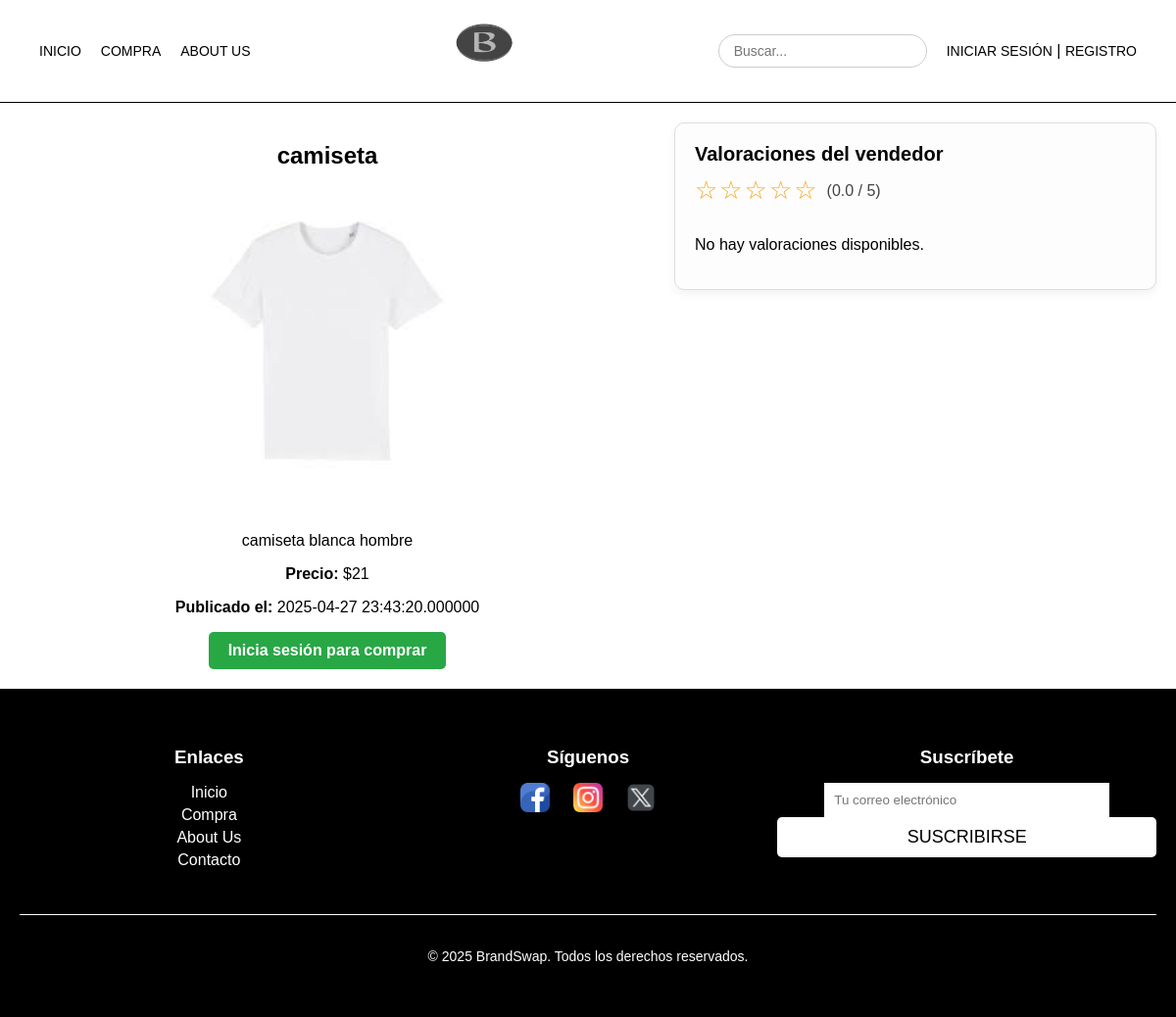
/verProducto.php?id=146, run on the app's committed database.
### tables this page shows
CREATE TABLE `productos` (
  `id_producto` int(100) NOT NULL,
  `id_usuario` int(100) NOT NULL,
  `nombre_producto` varchar(100) NOT NULL,
  `descripcion` text NOT NULL,
  `precio` decimal(65,0) NOT NULL,
  `fecha_publicacion` timestamp(6) NOT NULL DEFAULT current_timestamp(6) ON UPDATE current_timestamp(6),
  `imagen` longtext DEFAULT NULL
);

### includes/valoraciones/valoracionDAO.php (called while the page is built, shortened)
<?php
class valoracionDAO extends baseDAO implements IValoracion {
public function obtenerMediaPorVendedor($id_vendedor) {
    $conn = application::getInstance()->getConexionBd();
    $sql = "SELECT AVG(puntuacion) as media FROM valoraciones WHERE id_vendedor = ?";
    $stmt = $conn->prepare($sql);
    $stmt->bind_param("i", $id_vendedor);
    $stmt->execute();
    $stmt->bind_result($media);
    return $media ?? 0;
}
}
?>

### includes/productos/productoDAO.php (called while the page is built, shortened)
<?php
require_once("productoDTO.php");
class productoDAO extends baseDAO implements IProducto
{
    public function obtenerProductoPorId($id) {
        $conn = application::getInstance()->getConexionBd();
        $sql = "SELECT id_producto, id_usuario, nombre_producto, descripcion, precio, imagen, fecha_publicacion
                FROM productos WHERE id_producto = ?";
        $stmt = $conn->prepare($sql);
        $stmt->bind_param("i", $id);
        if (!$stmt->execute()) {
            return null;
        }
        $resultado = $stmt->get_result();
        if ($fila = $resultado->fetch_assoc()) {
            return new ProductoDTO(
                $fila['id_producto'],
                $fila['id_usuario'],
                $fila['nombre_producto'],
                $fila['descripcion'],
                $fila['precio'],
                $fila['imagen'],
                $fila['fecha_publicacion']
            );
        } else {
            return null;
        }
    }
}
?>

### includes/productos/productoAppService.php (called while the page is built, shortened)
<?php
class productoAppService
{
    public function obtenerProductoPorId($idProducto)
{
    $IProductoDAO = productoFactory::CreateProducto();
    return $IProductoDAO->obtenerProductoPorId($idProducto);
}
}
?>

### includes/verProductos/procesarVerProducto.php (called while the page is built, shortened)
<?php
require_once(__DIR__ . "/../productos/productoAppService.php");
require_once(__DIR__ . "/../valoraciones/valoracionAppService.php");
class procesarVerProducto {
    public static function obtenerProducto($idProducto) {
        $productoAppService = productoAppService::GetSingleton();
        return $productoAppService->obtenerProductoPorId($idProducto);
    }
    public static function obtenerValoracionesDeVendedor($idProducto) {
        $productoAppService = productoAppService::GetSingleton();
        $producto = $productoAppService->obtenerProductoPorId($idProducto);
        $idVendedor = $producto->getIdUsuario();
        $valoracionService = valoracionAppService::GetSingleton();
        return $valoracionService->obtenerValoracionesPorVendedor($idVendedor);
    }
    public static function obtenerMediaValoracionVendedor($idUsuario) {
        $valoracionAppService = valoracionAppService::GetSingleton();
        return $valoracionAppService->obtenerMediaPorVendedor($idUsuario);
    }
}
?>

### includes/valoraciones/valoracionAppService.php (called while the page is built, shortened)
<?php
class valoracionAppService {
    public function obtenerMediaPorVendedor($id_vendedor) {
        $valoracionDAO = valoracionFactory::CreateValoracion();
        return $valoracionDAO->obtenerMediaPorVendedor($id_vendedor);
    }
}
?>

### includes/productos/productoDTO.php (called while the page is built, shortened)
<?php
class ProductoDTO {
    private $nombre;
    private $descripcion;
    private $precio;
    private $imagen;
    private $fecha_publicacion;
    public function __construct($id, $id_usuario, $nombre, $descripcion, $precio, $imagen, $fecha_publicacion) {
        $this->nombre = $nombre;
        $this->descripcion = $descripcion;
        $this->precio = $precio;
        $this->imagen = $imagen;
        $this->fecha_publicacion = $fecha_publicacion;
    }
    public function getNombre() { return $this->nombre; }
    public function getDescripcion() { return $this->descripcion; }
    public function getPrecio() { return $this->precio; }
    public function getImagen() { return $this->imagen; }
    public function getFechaPublicacion() { return $this->fecha_publicacion; }
}
?>

### verProducto.php (the view, shortened to what this page needs)
<?php
require_once("includes/verProductos/procesarVerProducto.php");
$idProducto = $_GET['id'] ?? null;
$producto = procesarVerProducto::obtenerProducto($idProducto);
$valoraciones = procesarVerProducto::obtenerValoracionesDeVendedor($idProducto);
$mediaPuntuacion = procesarVerProducto::obtenerMediaValoracionVendedor($producto->getIdUsuario());
$estrellas = "";
$mediaRedondeada = round($mediaPuntuacion);
for ($i = 1; $i <= 5; $i++) {
    $estrellas .= ($i <= $mediaRedondeada) ? "★" : "☆";
}
$valoracionesHtml = "<div class='valoraciones-box'>
    <h3>Valoraciones del vendedor</h3>
    <div class='media-valoracion'>
        <span class='estrellas'>$estrellas</span>
        <span class='nota-media'>(" . number_format($mediaPuntuacion, 1) . " / 5)</span>
    </div>
    <div class='valoraciones-scroll'>";
if (empty($valoraciones)) {
    $valoracionesHtml .= "<p>No hay valoraciones disponibles.</p>";
}
$valoracionesHtml .= "</div></div>";
$botonComprar = "";
if (isset($_SESSION['login']) && $_SESSION['login'] === true) {
    $botonComprar = '<a href="comprarProducto.php?id=' . htmlspecialchars($producto->getId()) . '" class="button">Comprar</a>';
} else {
    $botonComprar = '<a href="login.php" class="button">Inicia sesión para comprar</a>';
}
$contenidoPrincipal = <<<EOS
<div class="detalle-wrapper">
    <div class="producto-detalle">
        <h1>{$producto->getNombre()}</h1>
        <img src="{$producto->getImagen()}" alt="Imagen del producto">
        <p class="descripcion">{$producto->getDescripcion()}</p>
        <p class="precio"><strong>Precio:</strong> \${$producto->getPrecio()}</p>
        <p class="fecha"><strong>Publicado el:</strong> {$producto->getFechaPublicacion()}</p>
        $botonComprar
    </div>
    $valoracionesHtml
</div>
EOS;
require("includes/comun/plantilla.php");
?>

### CSS/estilo.css (style rules this page uses)
body { margin: 0; font-family: Arial, sans-serif; background-color: #fff; color: #000; padding-top: 80px; display: flex; flex-direction: column; height: 100%; }
.button { display: inline-block; padding: 8px 12px; text-decoration: none; border-radius: 5px; font-weight: bold; color: #fff; transition: background 0.2s ease-in-out; }
.producto-detalle { text-align: center; max-width: 600px; margin: 0 auto; }
.producto-detalle img { width: 100%; max-width: 400px; border-radius: 10px; margin-bottom: 20px; }
.button { display: inline-block !important; background-color: #28a745 !important; color: white !important; padding: 10px 20px; border-radius: 5px; text-decoration: none; font-weight: bold; text-align: center; }
.detalle-wrapper { display: flex; flex-wrap: wrap; gap: 40px; align-items: flex-start; padding: 20px; }
.valoraciones-box { width: 450px; max-height: 460px; border: 1px solid #ddd; border-radius: 10px; padding: 20px; background: #fdfdfd; box-shadow: 0 4px 10px rgba(0, 0, 0, 0.05); overflow: hidden; }
.valoraciones-box h3 { margin-top: 0; font-size: 20px; margin-bottom: 10px; font-weight: 600; }
.media-valoracion { font-size: 22px; color: #f5a623; margin-bottom: 15px; display: flex; align-items: center; }
.estrellas { font-size: 26px; letter-spacing: 2px; }
.nota-media { font-size: 16px; color: #444; margin-left: 8px; }
.valoraciones-scroll { max-height: 300px; overflow-y: auto; padding-right: 10px; }

### data on the page
productos: nombre_producto "camiseta", imagen (picture), descripcion "camiseta blanca hombre", precio "21", fecha_publicacion "2025-04-27 23:43:20.000000"

### other printed values
$estrellas "☆☆☆☆☆"
$mediaPuntuacion "0.0"
